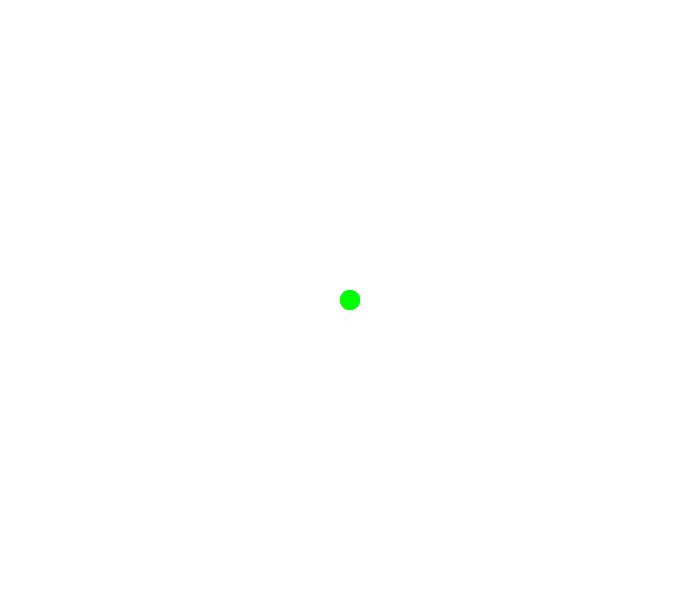
Frame 1 (no input)
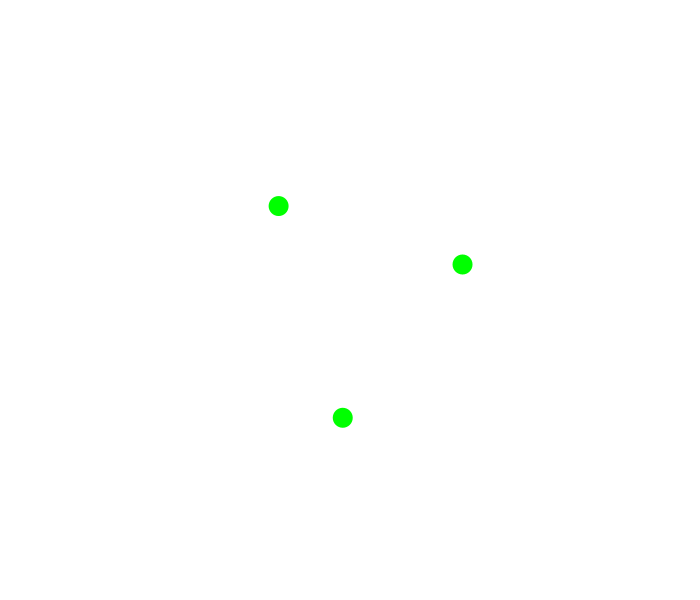
Frame 60 (the mouse pressed at the canvas centre just before this capture)
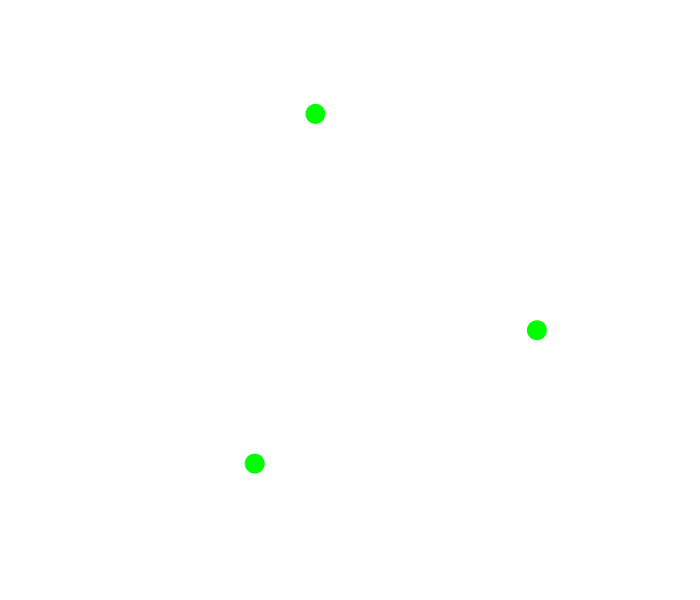
Frame 120 (the mouse held since frame 60 and released just before this capture)

The Processing sketch that drew these frames (run headless with seeded random() and noise(); from frame 60 on, the mouse is pressed at the canvas centre):

// Processing sketch: Caminante_que_se_mueve
// ── Caminante_que_se_mueve.pde
Caminante c;
//Caminante d;
Caminante e;
Caminante f;
void setup() {
  size(700,600);
  c = new Caminante();
   //d = new Caminante(random(width,height),random(width,height));
    e= new Caminante();
      f=new Caminante();
}

void draw() {
  background(255);
  c.rebotes();
  c.dibujar();
  c.mover();
  //d.dibujar();
  //d.mover();
  //d.rebotes();
   e.dibujar();
 e.mover();
e.rebotes();
f.dibujar();
f.mover();
f.rebotes();
  
}

// ── Caminante.pde
class Caminante {

  float x, y;
  float t;
  float vel;
  float dir;
  Caminante() {
    x = width/2.0;
    y = height/2.0;
    t  = 20;
    vel = 2;
    dir = random(360);
    
    if(x >= width) {
  dir = 180;
}
if(x <= 0) {
  dir = 0;
}
if(y >= height) {
  dir = 270;
}
if(y <= 0) {
  dir = 90;
}
  }
  Caminante(float x_ ,float y_ ) {
    x_ = x;
    y_ = y;
    t  = 20;
    vel = 2;
    dir = random(160);
   
  }

  void dibujar() {
    noStroke();
    fill(0,255,0);
    ellipse(x, y, t, t);
  }

  void mover() {
    if (mousePressed) {
      dir += 2;
    }
    x = x+vel*cos(radians(dir));
    y = y+vel*sin(radians(dir));
  }

void rebotes () {
if(x >= width) {
  dir = 180;
}
if(x <= 0) {
  dir = 0;
}
if(y >= height) {
  dir = 270;
}
if(y <= 0) {
  dir = 90;
}

}}
